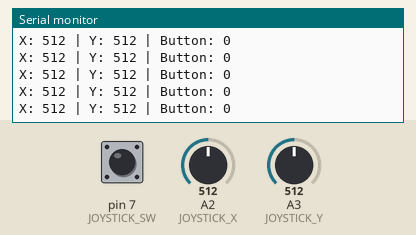
Bench run of a sketch on a simulated Arduino Uno, built with avr-gcc and run on an emulated ATmega328P. On the bench: the last lines printed to the serial monitor. Inputs (shaded band) come from the test bench; at power-on: A3 (JOYSTICK_Y) = 512, A2 (JOYSTICK_X) = 512, pin 7 (JOYSTICK_SW) HIGH. No radio packets arrive unless stated.

Above: at 2.7 s.
2.8 s: A3 (JOYSTICK_Y) set to 108
At 3.03 s:
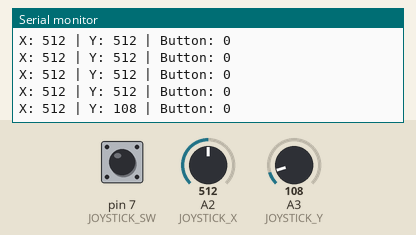
5.8 s: A3 (JOYSTICK_Y) set to 89
At 5.93 s:
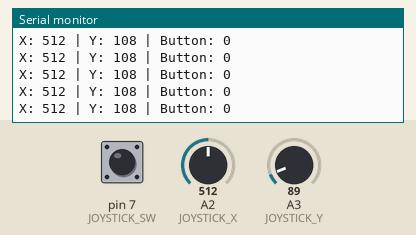
8.9 s: A2 (JOYSTICK_X) set to 981
At 8.97 s:
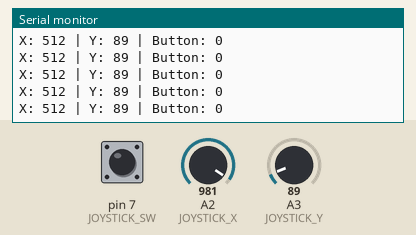
11.9 s: A2 (JOYSTICK_X) set to 1012
At 12.01 s:
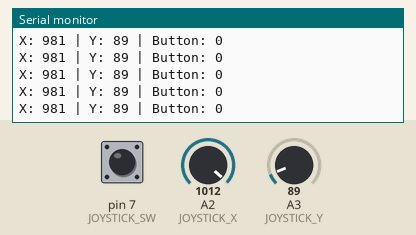
Timing chart, 0 to 14.4 s (numbered marks = the images above; inputs shaded):
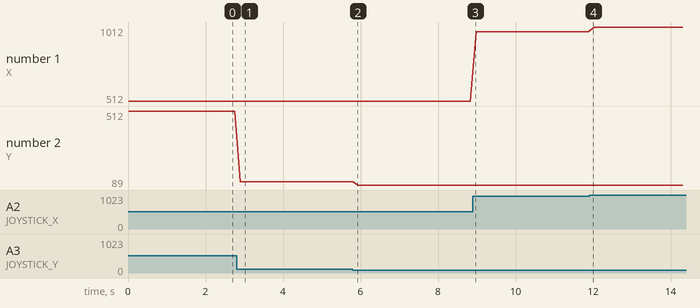

The sketch:

transmitter_control_code.ino
```cpp
#include <SPI.h>
#include <nRF24L01.h>
#include <RF24.h>

// Joystick pin definitions
#define JOYSTICK_X A2   // Connected to VRx
#define JOYSTICK_Y A3   // Connected to VRy
#define JOYSTICK_SW 7   // Connected to SW pin (active LOW)

// nRF24L01 connections
#define CE_PIN 9
#define CSN_PIN 10

RF24 radio(CE_PIN, CSN_PIN);
const byte address[6] = "Free1";

// Data to send: X, Y, SW
struct DataPacket {
  int joyX;    // 0–1023
  int joyY;    // 0–1023
  bool button; // true = pressed
};

DataPacket data;

void setup() {
  Serial.begin(9600);

  pinMode(JOYSTICK_SW, INPUT_PULLUP);  // Joystick button

  if (!radio.begin()) {
    Serial.println("nRF24L01 NOT detected!");
    while (1);
  }

  radio.setPALevel(RF24_PA_LOW);
  radio.setDataRate(RF24_1MBPS);
  radio.setRetries(0, 15);
  radio.openWritingPipe(address);
  radio.stopListening();

  Serial.println("Transmitter ready");
}

void loop() {
  // Read joystick and button
  data.joyX = analogRead(JOYSTICK_X);
  data.joyY = analogRead(JOYSTICK_Y);
  data.button = !digitalRead(JOYSTICK_SW);  // active LOW

  // Send data
  radio.write(&data, sizeof(data));

  // Debug output
  Serial.print("X: "); Serial.print(data.joyX);
  Serial.print(" | Y: "); Serial.print(data.joyY);
  Serial.print(" | Button: "); Serial.println(data.button);

  delay(50);  // 20–50 ms is typically smooth enough
  delay(100);
}
```

Measured:
- after the input at 2.8 s, the serial monitor: prints a new line after 0.10 s (image 1)
- plotted number 1: 512 → 981 after the input at 8.9 s, 981 → 1012 after the input at 11.9 s
- plotted number 2: 512 → 108 after the input at 2.8 s, 108 → 89 after the input at 5.8 s
